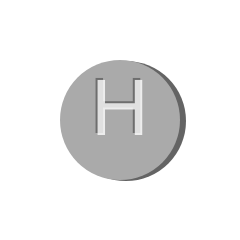
Frame 1 (no input)
Frame 60 (no input): identical to frame 1, image omitted
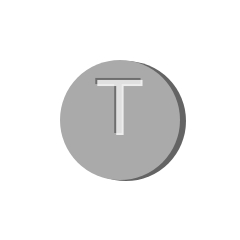
Frame 120 (the mouse pressed at the canvas centre since frame 60)

The p5.js sketch that drew these frames (run headless with seeded random() and noise() and a simulated clock; from frame 60 on, the mouse is pressed at the canvas centre):

// p5.js sketch
// ── sketch.js
// Program which flips a coin whenever the user clicks the mouse. 
var theDisplayString = "";
var coinTossCount = 0; 

function setup() {
  createCanvas(240, 240);
  tossCoin();
}


function mousePressed() {
  tossCoin();
}

function draw() {
  background(255);
  drawCoin();
}

function tossCoin() {
  // Generate a random number between 0 and 1
  coinTossCount++; 
  var aRandomValue = random(1.0);

  if (aRandomValue < 0.5) {
    theDisplayString = "T";
    print("Coin toss #" + coinTossCount + ": (T)ails"); 
  } else {
    theDisplayString = "H";
    print("Coin toss #" + coinTossCount + ": (H)eads"); 
  }
}


function drawCoin() {
  textAlign(CENTER, CENTER);
  textSize(80);
  
  noStroke();
  fill(100); 
  ellipse(width/2+6, height/2+1, 120, 120);
  fill(170);
  ellipse(width/2, height/2, 120, 120);

  fill(110);
  text(theDisplayString, width/2-2, height/2-9);
  fill(255, 200);
  text(theDisplayString, width/2, height/2-7);
}
